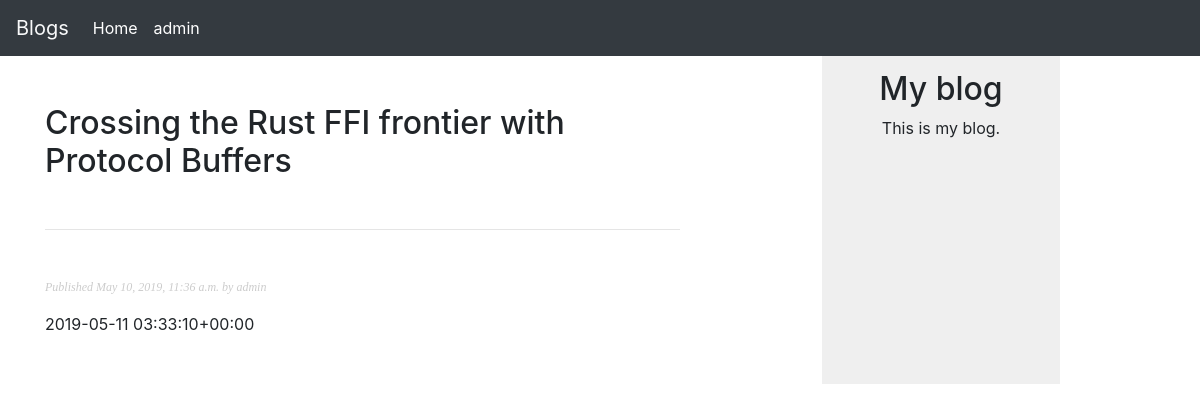
Page /blog/2019/5/10/crossing-rust-ffi-frontier-protocol-buffers/ on the committed database.
### blog/models.py (models this page shows, shortened)
class Post(models.Model):
   STATUS_CHOICES = (
      ('draft', 'Draft'),
      ('published', 'Published'),
   )
   title = models.CharField(max_length=250)
   slug = models.SlugField(max_length=250, unique_for_date='publish')
   author = models.ForeignKey(User, on_delete=models.CASCADE, related_name='blog_posts')
   body = models.TextField()
   publish = models.DateTimeField(default=timezone.now)
   created = models.DateTimeField(auto_now_add=True)
   updated = models.DateTimeField(auto_now=True)
   status = models.CharField(max_length=10, choices=STATUS_CHOICES, default='draft')
   class Meta:
      ordering = ('-publish',)
   objects = models.Manager() # The default manager.
   published = PublishedManager() # Our custom manager.

### blog/views.py (the view)
# urls.py: path('<int:year>/<int:month>/<int:day>/<slug:post>/', views.post_detail, name='post_detail'),
def post_detail(request, year, month, day, post):
   post = get_object_or_404(Post, slug=post, publish__year=year, publish__month=month, publish__day=day)
   return render(request, 'blog/post/detail.html', {'post':post})

### blog/templates/blog/post/detail.html (shortened to what this page needs)
{% extends 'blog/base.html' %}
{% block content %}
   <h2 class="mb-5 mt-5">{{ post.title }}</h2>
   <hr class="mb-5">
   <div class="mb-5">
      <p class="date">Published {{ post.publish }} by {{ post.author }}</p>
      <p>{{ post.body|linebreaks }}</p>
   </div>
{% endblock content %}

### blog/static/css/blog.css (style rules this page uses)
body { margin:0; padding:0; font-family:helvetica, sans-serif; }
h2 { font-weight:normal; margin:30px 0 0; }
p.date { color:#ccc; font-family: georgia, serif; font-size: 12px; font-style: italic; }

### rows in the picture
Post: title "Crossing the Rust FFI frontier with Protocol Buffers", publish "May 10, 2019, 11:36 a.m.", author "admin", body "2019-05-11 03:33:10+00:00"
